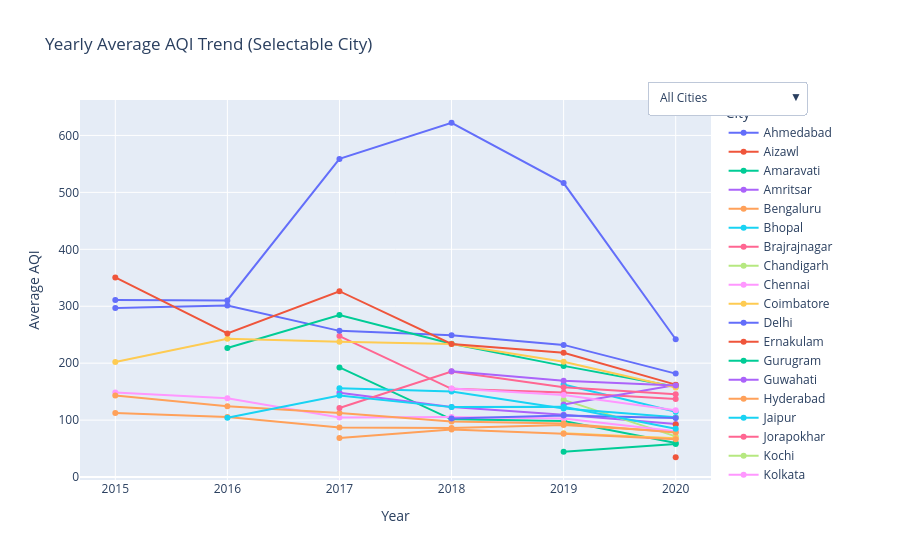

Notebook source saved alongside this figure:
### Markdown cell above
## Yearly Average AQI Trend per City
This line chart shows the **average yearly AQI** for each city from 2015 to 2020. Each line represents one city, and the dropdown allows you to either compare all cities together or focus on a single city’s long-term air-quality trend.

### Code cell
df_year_city_aqi = (
    df.dropna(subset=["AQI"])
      .groupby(["City", "Year"])["AQI"]
      .mean()
      .reset_index()
)

fig = px.line(
    df_year_city_aqi,
    x="Year",
    y="AQI",
    color="City",
    markers=True,
    title="Yearly Average AQI Trend (Selectable City)",
    labels={"AQI": "Average AQI"}
)

cities = df_year_city_aqi["City"].unique()

dropdown_buttons = [
    {
        "label": "All Cities",
        "method": "update",
        "args": [
            {"visible": [True] * len(cities)},
            {"title": "Yearly Average AQI Trend - All Cities"}
        ],
    }
]

for i, city in enumerate(cities):
    visible = [False] * len(cities)
    visible[i] = True
    dropdown_buttons.append(
        {
            "label": city,
            "method": "update",
            "args": [
                {"visible": visible},
                {"title": f"Yearly Average AQI Trend - {city}"}
            ],
        }
    )

fig.update_layout(
    updatemenus=[
        {
            "active": 0,
            "buttons": dropdown_buttons,
            "x": 1.15,
            "y": 1.05
        }
    ]
)

fig.show()

### Figure 1 — Plotly figure (JSON) as saved in the notebook; plotly's stock layout.template omitted (floating-point values rounded to 4 significant figures)
{"data": [{"hovertemplate": "City=Ahmedabad<br>Year=%{x}<br>Average AQI=%{y}<extra></extra>", "legendgroup": "Ahmedabad", "line": {"color": "#636efa", "dash": "solid"}, "marker": {"symbol": "circle"}, "mode": "lines+markers", "name": "Ahmedabad", "orientation": "v", "showlegend": true, "type": "scatter", "x": [2015, 2016, 2017, 2018, 2019, 2020], "xaxis": "x", "y": [311.0, 310.2, 558.8, 622.3, 516.4, 242.1], "yaxis": "y"}, {"hovertemplate": "City=Aizawl<br>Year=%{x}<br>Average AQI=%{y}<extra></extra>", "legendgroup": "Aizawl", "line": {"color": "#EF553B", "dash": "solid"}, "marker": {"symbol": "circle"}, "mode": "lines+markers", "name": "Aizawl", "orientation": "v", "showlegend": true, "type": "scatter", "x": [2020], "xaxis": "x", "y": [34.77], "yaxis": "y"}, {"hovertemplate": "City=Amaravati<br>Year=%{x}<br>Average AQI=%{y}<extra></extra>", "legendgroup": "Amaravati", "line": {"color": "#00cc96", "dash": "solid"}, "marker": {"symbol": "circle"}, "mode": "lines+markers", "name": "Amaravati", "orientation": "v", "showlegend": true, "type": "scatter", "x": [2017, 2018, 2019, 2020], "xaxis": "x", "y": [192.5, 101.4, 98.49, 59.88], "yaxis": "y"}, {"hovertemplate": "City=Amritsar<br>Year=%{x}<br>Average AQI=%{y}<extra></extra>", "legendgroup": "Amritsar", "line": {"color": "#ab63fa", "dash": "solid"}, "marker": {"symbol": "circle"}, "mode": "lines+markers", "name": "Amritsar", "orientation": "v", "showlegend": true, "type": "scatter", "x": [2017, 2018, 2019, 2020], "xaxis": "x", "y": [148.1, 122.9, 109.5, 92.98], "yaxis": "y"}, {"hovertemplate": "City=Bengaluru<br>Year=%{x}<br>Average AQI=%{y}<extra></extra>", "legendgroup": "Bengaluru", "line": {"color": "#FFA15A", "dash": "solid"}, "marker": {"symbol": "circle"}, "mode": "lines+markers", "name": "Bengaluru", "orientation": "v", "showlegend": true, "type": "scatter", "x": [2015, 2016, 2017, 2018, 2019, 2020], "xaxis": "x", "y": [112.6, 105.6, 87.12, 86.31, 91.6, 79.72], "yaxis": "y"}, {"hovertemplate": "City=Bhopal<br>Year=%{x}<br>Average AQI=%{y}<extra></extra>", "legendgroup": "Bhopal", "line": {"color": "#19d3f3", "dash": "solid"}, "marker": {"symbol": "circle"}, "mode": "lines+markers", "name": "Bhopal", "orientation": "v", "showlegend": true, "type": "scatter", "x": [2019, 2020], "xaxis": "x", "y": [162.6, 114.8], "yaxis": "y"}, {"hovertemplate": "City=Brajrajnagar<br>Year=%{x}<br>Average AQI=%{y}<extra></extra>", "legendgroup": "Brajrajnagar", "line": {"color": "#FF6692", "dash": "solid"}, "marker": {"symbol": "circle"}, "mode": "lines+markers", "name": "Brajrajnagar", "orientation": "v", "showlegend": true, "type": "scatter", "x": [2017, 2018, 2019, 2020], "xaxis": "x", "y": [247.6, 155.0, 148.4, 137.1], "yaxis": "y"}, {"hovertemplate": "City=Chandigarh<br>Year=%{x}<br>Average AQI=%{y}<extra></extra>", "legendgroup": "Chandigarh", "line": {"color": "#B6E880", "dash": "solid"}, "marker": {"symbol": "circle"}, "mode": "lines+markers", "name": "Chandigarh", "orientation": "v", "showlegend": true, "type": "scatter", "x": [2019, 2020], "xaxis": "x", "y": [135.5, 71.4], "yaxis": "y"}, {"hovertemplate": "City=Chennai<br>Year=%{x}<br>Average AQI=%{y}<extra></extra>", "legendgroup": "Chennai", "line": {"color": "#FF97FF", "dash": "solid"}, "marker": {"symbol": "circle"}, "mode": "lines+markers", "name": "Chennai", "orientation": "v", "showlegend": true, "type": "scatter", "x": [2015, 2016, 2017, 2018, 2019, 2020], "xaxis": "x", "y": [148.3, 138.6, 104.5, 105.5, 102.9, 80.25], "yaxis": "y"}, {"hovertemplate": "City=Coimbatore<br>Year=%{x}<br>Average AQI=%{y}<extra></extra>", "legendgroup": "Coimbatore", "line": {"color": "#FECB52", "dash": "solid"}, "marker": {"symbol": "circle"}, "mode": "lines+markers", "name": "Coimbatore", "orientation": "v", "showlegend": true, "type": "scatter", "x": [2019, 2020], "xaxis": "x", "y": [77.03, 68.2], "yaxis": "y"}, {"hovertemplate": "City=Delhi<br>Year=%{x}<br>Average AQI=%{y}<extra></extra>", "legendgroup": "Delhi", "line": {"color": "#636efa", "dash": "solid"}, "marker": {"symbol": "circle"}, "mode": "lines+markers", "name": "Delhi", "orientation": "v", "showlegend": true, "type": "scatter", "x": [2015, 2016, 2017, 2018, 2019, 2020], "xaxis": "x", "y": [297.0, 301.4, 256.7, 249.2, 232.1, 181.7], "yaxis": "y"}, {"hovertemplate": "City=Ernakulam<br>Year=%{x}<br>Average AQI=%{y}<extra></extra>", "legendgroup": "Ernakulam", "line": {"color": "#EF553B", "dash": "solid"}, "marker": {"symbol": "circle"}, "mode": "lines+markers", "name": "Ernakulam", "orientation": "v", "showlegend": true, "type": "scatter", "x": [2020], "xaxis": "x", "y": [92.36], "yaxis": "y"}, {"hovertemplate": "City=Gurugram<br>Year=%{x}<br>Average AQI=%{y}<extra></extra>", "legendgroup": "Gurugram", "line": {"color": "#00cc96", "dash": "solid"}, "marker": {"symbol": "circle"}, "mode": "lines+markers", "name": "Gurugram", "orientation": "v", "showlegend": true, "type": "scatter", "x": [2016, 2017, 2018, 2019, 2020], "xaxis": "x", "y": [226.7, 284.7, 234.2, 195.2, 158.7], "yaxis": "y"}, {"hovertemplate": "City=Guwahati<br>Year=%{x}<br>Average AQI=%{y}<extra></extra>", "legendgroup": "Guwahati", "line": {"color": "#ab63fa", "dash": "solid"}, "marker": {"symbol": "circle"}, "mode": "lines+markers", "name": "Guwahati", "orientation": "v", "showlegend": true, "type": "scatter", "x": [2019, 2020], "xaxis": "x", "y": [127.6, 161.5], "yaxis": "y"}, {"hovertemplate": "City=Hyderabad<br>Year=%{x}<br>Average AQI=%{y}<extra></extra>", "legendgroup": "Hyderabad", "line": {"color": "#FFA15A", "dash": "solid"}, "marker": {"symbol": "circle"}, "mode": "lines+markers", "name": "Hyderabad", "orientation": "v", "showlegend": true, "type": "scatter", "x": [2015, 2016, 2017, 2018, 2019, 2020], "xaxis": "x", "y": [143.4, 124.2, 112.3, 97.56, 93.98, 78.17], "yaxis": "y"}, {"hovertemplate": "City=Jaipur<br>Year=%{x}<br>Average AQI=%{y}<extra></extra>", "legendgroup": "Jaipur", "line": {"color": "#19d3f3", "dash": "solid"}, "marker": {"symbol": "circle"}, "mode": "lines+markers", "name": "Jaipur", "orientation": "v", "showlegend": true, "type": "scatter", "x": [2017, 2018, 2019, 2020], "xaxis": "x", "y": [156.1, 150.0, 120.5, 105.1], "yaxis": "y"}, {"hovertemplate": "City=Jorapokhar<br>Year=%{x}<br>Average AQI=%{y}<extra></extra>", "legendgroup": "Jorapokhar", "line": {"color": "#FF6692", "dash": "solid"}, "marker": {"symbol": "circle"}, "mode": "lines+markers", "name": "Jorapokhar", "orientation": "v", "showlegend": true, "type": "scatter", "x": [2017, 2018, 2019, 2020], "xaxis": "x", "y": [121.2, 185.2, 157.6, 145.3], "yaxis": "y"}, {"hovertemplate": "City=Kochi<br>Year=%{x}<br>Average AQI=%{y}<extra></extra>", "legendgroup": "Kochi", "line": {"color": "#B6E880", "dash": "solid"}, "marker": {"symbol": "circle"}, "mode": "lines+markers", "name": "Kochi", "orientation": "v", "showlegend": true, "type": "scatter", "x": [2020], "xaxis": "x", "y": [104.3], "yaxis": "y"}, {"hovertemplate": "City=Kolkata<br>Year=%{x}<br>Average AQI=%{y}<extra></extra>", "legendgroup": "Kolkata", "line": {"color": "#FF97FF", "dash": "solid"}, "marker": {"symbol": "circle"}, "mode": "lines+markers", "name": "Kolkata", "orientation": "v", "showlegend": true, "type": "scatter", "x": [2018, 2019, 2020], "xaxis": "x", "y": [155.3, 143.9, 117.3], "yaxis": "y"}, {"hovertemplate": "City=Lucknow<br>Year=%{x}<br>Average AQI=%{y}<extra></extra>", "legendgroup": "Lucknow", "line": {"color": "#FECB52", "dash": "solid"}, "marker": {"symbol": "circle"}, "mode": "lines+markers", "name": "Lucknow", "orientation": "v", "showlegend": true, "type": "scatter", "x": [2015, 2016, 2017, 2018, 2019, 2020], "xaxis": "x", "y": [202.2, 243.0, 237.6, 233.8, 202.6, 157.1], "yaxis": "y"}, {"hovertemplate": "City=Mumbai<br>Year=%{x}<br>Average AQI=%{y}<extra></extra>", "legendgroup": "Mumbai", "line": {"color": "#636efa", "dash": "solid"}, "marker": {"symbol": "circle"}, "mode": "lines+markers", "name": "Mumbai", "orientation": "v", "showlegend": true, "type": "scatter", "x": [2018, 2019, 2020], "xaxis": "x", "y": [102.6, 108.0, 103.6], "yaxis": "y"}, {"hovertemplate": "City=Patna<br>Year=%{x}<br>Average AQI=%{y}<extra></extra>", "legendgroup": "Patna", "line": {"color": "#EF553B", "dash": "solid"}, "marker": {"symbol": "circle"}, "mode": "lines+markers", "name": "Patna", "orientation": "v", "showlegend": true, "type": "scatter", "x": [2015, 2016, 2017, 2018, 2019, 2020], "xaxis": "x", "y": [350.6, 252.3, 326.4, 233.6, 218.3, 162.3], "yaxis": "y"}, {"hovertemplate": "City=Shillong<br>Year=%{x}<br>Average AQI=%{y}<extra></extra>", "legendgroup": "Shillong", "line": {"color": "#00cc96", "dash": "solid"}, "marker": {"symbol": "circle"}, "mode": "lines+markers", "name": "Shillong", "orientation": "v", "showlegend": true, "type": "scatter", "x": [2019, 2020], "xaxis": "x", "y": [44.48, 57.93], "yaxis": "y"}, {"hovertemplate": "City=Talcher<br>Year=%{x}<br>Average AQI=%{y}<extra></extra>", "legendgroup": "Talcher", "line": {"color": "#ab63fa", "dash": "solid"}, "marker": {"symbol": "circle"}, "mode": "lines+markers", "name": "Talcher", "orientation": "v", "showlegend": true, "type": "scatter", "x": [2018, 2019, 2020], "xaxis": "x", "y": [185.7, 169.0, 160.7], "yaxis": "y"}, {"hovertemplate": "City=Thiruvananthapuram<br>Year=%{x}<br>Average AQI=%{y}<extra></extra>", "legendgroup": "Thiruvananthapuram", "line": {"color": "#FFA15A", "dash": "solid"}, "marker": {"symbol": "circle"}, "mode": "lines+markers", "name": "Thiruvananthapuram", "orientation": "v", "showlegend": true, "type": "scatter", "x": [2017, 2018, 2019, 2020], "xaxis": "x", "y": [68.61, 83.46, 76.24, 66.46], "yaxis": "y"}, {"hovertemplate": "City=Visakhapatnam<br>Year=%{x}<br>Average AQI=%{y}<extra></extra>", "legendgroup": "Visakhapatnam", "line": {"color": "#19d3f3", "dash": "solid"}, "marker": {"symbol": "circle"}, "mode": "lines+markers", "name": "Visakhapatnam", "orientation": "v", "showlegend": true, "type": "scatter", "x": [2016, 2017, 2018, 2019, 2020], "xaxis": "x", "y": [104.0, 143.1, 122.8, 123.4, 84.69], "yaxis": "y"}], "layout": {"legend": {"title": {"text": "City"}, "tracegroupgap": 0}, "title": {"text": "Yearly Average AQI Trend (Selectable City)"}, "updatemenus": [{"active": 0, "buttons": [{"args": [{"visible": [true, true, true, true, true, true, true, true, true, true, true, true, true, true, true, true, true, true, true, true, true, true, true, true, true, true]}, {"title": "Yearly Average AQI Trend - All Cities"}], "label": "All Cities", "method": "update"}, {"args": [{"visible": [true, false, false, false, false, false, false, false, false, false, false, false, false, false, false, false, false, false, false, false, false, false, false, false, false, false]}, {"title": "Yearly Average AQI Trend - Ahmedabad"}], "label": "Ahmedabad", "method": "update"}, {"args": [{"visible": [false, true, false, false, false, false, false, false, false, false, false, false, false, false, false, false, false, false, false, false, false, false, false, false, false, false]}, {"title": "Yearly Average AQI Trend - Aizawl"}], "label": "Aizawl", "method": "update"}, {"args": [{"visible": [false, false, true, false, false, false, false, false, false, false, false, false, false, false, false, false, false, false, false, false, false, false, false, false, false, false]}, {"title": "Yearly Average AQI Trend - Amaravati"}], "label": "Amaravati", "method": "update"}, {"args": [{"visible": [false, false, false, true, false, false, false, false, false, false, false, false, false, false, false, false, false, false, false, false, false, false, false, false, false, false]}, {"title": "Yearly Average AQI Trend - Amritsar"}], "label": "Amritsar", "method": "update"}, {"args": [{"visible": [false, false, false, false, true, false, false, false, false, false, false, false, false, false, false, false, false, false, false, false, false, false, false, false, false, false]}, {"title": "Yearly Average AQI Trend - Bengaluru"}], "label": "Bengaluru", "method": "update"}, {"args": [{"visible": [false, false, false, false, false, true, false, false, false, false, false, false, false, false, false, false, false, false, false, false, false, false, false, false, false, false]}, {"title": "Yearly Average AQI Trend - Bhopal"}], "label": "Bhopal", "method": "update"}, {"args": [{"visible": [false, false, false, false, false, false, true, false, false, false, false, false, false, false, false, false, false, false, false, false, false, false, false, false, false, false]}, {"title": "Yearly Average AQI Trend - Brajrajnagar"}], "label": "Brajrajnagar", "method": "update"}, {"args": [{"visible": [false, false, false, false, false, false, false, true, false, false, false, false, false, false, false, false, false, false, false, false, false, false, false, false, false, false]}, {"title": "Yearly Average AQI Trend - Chandigarh"}], "label": "Chandigarh", "method": "update"}, {"args": [{"visible": [false, false, false, false, false, false, false, false, true, false, false, false, false, false, false, false, false, false, false, false, false, false, false, false, false, false]}, {"title": "Yearly Average AQI Trend - Chennai"}], "label": "Chennai", "method": "update"}, {"args": [{"visible": [false, false, false, false, false, false, false, false, false, true, false, false, false, false, false, false, false, false, false, false, false, false, false, false, false, false]}, {"title": "Yearly Average AQI Trend - Coimbatore"}], "label": "Coimbatore", "method": "update"}, {"args": [{"visible": [false, false, false, false, false, false, false, false, false, false, true, false, false, false, false, false, false, false, false, false, false, false, false, false, false, false]}, {"title": "Yearly Average AQI Trend - Delhi"}], "label": "Delhi", "method": "update"}, {"args": [{"visible": [false, false, false, false, false, false, false, false, false, false, false, true, false, false, false, false, false, false, false, false, false, false, false, false, false, false]}, {"title": "Yearly Average AQI Trend - Ernakulam"}], "label": "Ernakulam", "method": "update"}, {"args": [{"visible": [false, false, false, false, false, false, false, false, false, false, false, false, true, false, false, false, false, false, false, false, false, false, false, false, false, false]}, {"title": "Yearly Average AQI Trend - Gurugram"}], "label": "Gurugram", "method": "update"}, {"args": [{"visible": [false, false, false, false, false, false, false, false, false, false, false, false, false, true, false, false, false, false, false, false, false, false, false, false, false, false]}, {"title": "Yearly Average AQI Trend - Guwahati"}], "label": "Guwahati", "method": "update"}, {"args": [{"visible": [false, false, false, false, false, false, false, false, false, false, false, false, false, false, true, false, false, false, false, false, false, false, false, false, false, false]}, {"title": "Yearly Average AQI Trend - Hyderabad"}], "label": "Hyderabad", "method": "update"}, {"args": [{"visible": [false, false, false, false, false, false, false, false, false, false, false, false, false, false, false, true, false, false, false, false, false, false, false, false, false, false]}, {"title": "Yearly Average AQI Trend - Jaipur"}], "label": "Jaipur", "method": "update"}, {"args": [{"visible": [false, false, false, false, false, false, false, false, false, false, false, false, false, false, false, false, true, false, false, false, false, false, false, false, false, false]}, {"title": "Yearly Average AQI Trend - Jorapokhar"}], "label": "Jorapokhar", "method": "update"}, {"args": [{"visible": [false, false, false, false, false, false, false, false, false, false, false, false, false, false, false, false, false, true, false, false, false, false, false, false, false, false]}, {"title": "Yearly Average AQI Trend - Kochi"}], "label": "Kochi", "method": "update"}, {"args": [{"visible": [false, false, false, false, false, false, false, false, false, false, false, false, false, false, false, false, false, false, true, false, false, false, false, false, false, false]}, {"title": "Yearly Average AQI Trend - Kolkata"}], "label": "Kolkata", "method": "update"}, {"args": [{"visible": [false, false, false, false, false, false, false, false, false, false, false, false, false, false, false, false, false, false, false, true, false, false, false, false, false, false]}, {"title": "Yearly Average AQI Trend - Lucknow"}], "label": "Lucknow", "method": "update"}, {"args": [{"visible": [false, false, false, false, false, false, false, false, false, false, false, false, false, false, false, false, false, false, false, false, true, false, false, false, false, false]}, {"title": "Yearly Average AQI Trend - Mumbai"}], "label": "Mumbai", "method": "update"}, {"args": [{"visible": [false, false, false, false, false, false, false, false, false, false, false, false, false, false, false, false, false, false, false, false, false, true, false, false, false, false]}, {"title": "Yearly Average AQI Trend - Patna"}], "label": "Patna", "method": "update"}, {"args": [{"visible": [false, false, false, false, false, false, false, false, false, false, false, false, false, false, false, false, false, false, false, false, false, false, true, false, false, false]}, {"title": "Yearly Average AQI Trend - Shillong"}], "label": "Shillong", "method": "update"}, {"args": [{"visible": [false, false, false, false, false, false, false, false, false, false, false, false, false, false, false, false, false, false, false, false, false, false, false, true, false, false]}, {"title": "Yearly Average AQI Trend - Talcher"}], "label": "Talcher", "method": "update"}, {"args": [{"visible": [false, false, false, false, false, false, false, false, false, false, false, false, false, false, false, false, false, false, false, false, false, false, false, false, true, false]}, {"title": "Yearly Average AQI Trend - Thiruvananthapuram"}], "label": "Thiruvananthapuram", "method": "update"}, {"args": [{"visible": [false, false, false, false, false, false, false, false, false, false, false, false, false, false, false, false, false, false, false, false, false, false, false, false, false, true]}, {"title": "Yearly Average AQI Trend - Visakhapatnam"}], "label": "Visakhapatnam", "method": "update"}], "x": 1.15, "y": 1.05}], "xaxis": {"anchor": "y", "domain": [0, 1], "title": {"text": "Year"}}, "yaxis": {"anchor": "x", "domain": [0, 1], "title": {"text": "Average AQI"}}}}
